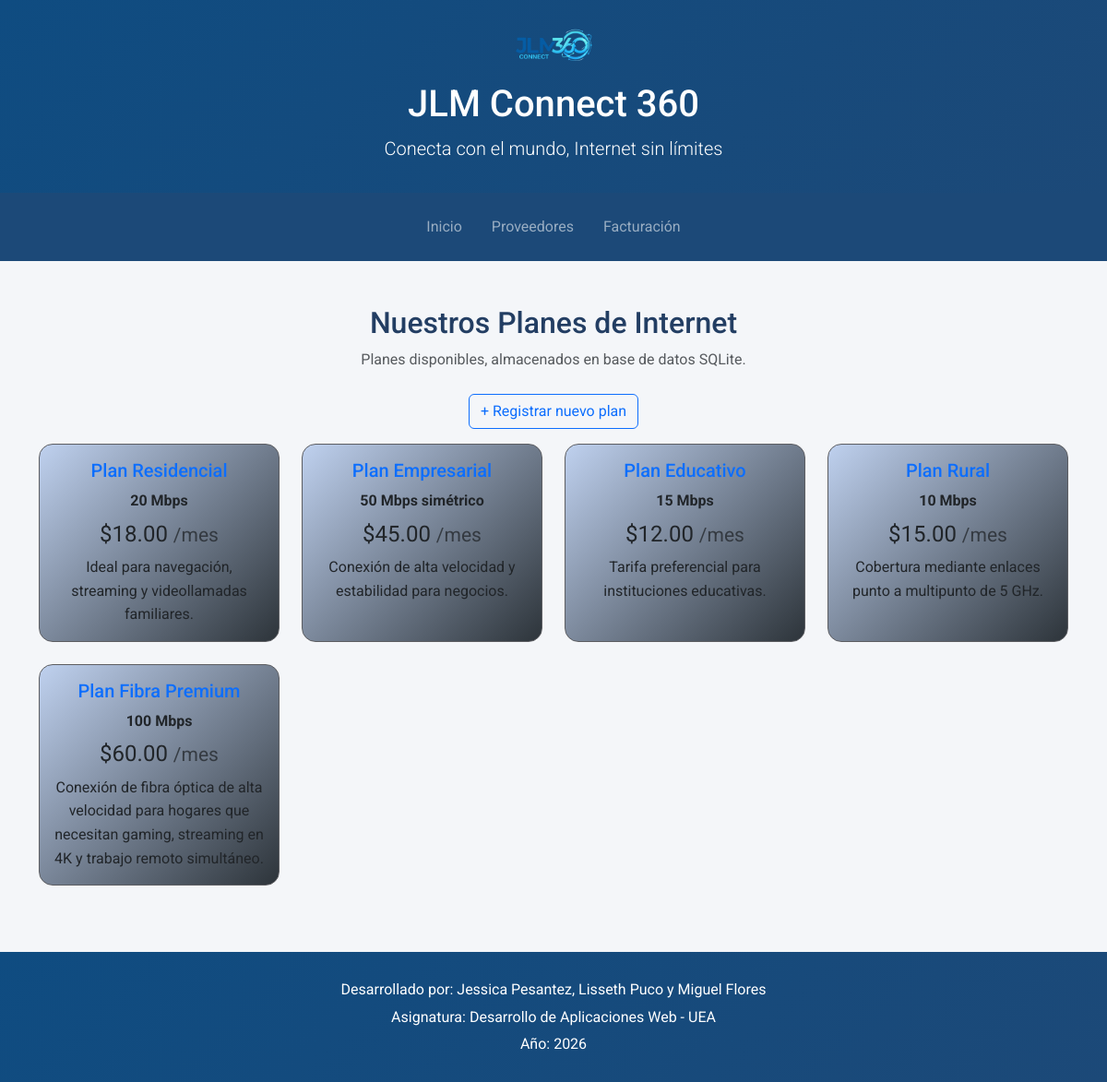
The page /productos on the database its author committed.
### tables this page shows
CREATE TABLE productos (
            id INTEGER PRIMARY KEY AUTOINCREMENT,
            nombre TEXT NOT NULL,
            velocidad TEXT NOT NULL,
            precio TEXT NOT NULL,
            descripcion TEXT NOT NULL
        );

### app.py (the view)
@app.route('/productos')
def productos():
    conn = get_connection()
    cursor = conn.cursor()
    cursor.execute('SELECT * FROM productos')
    planes_db = cursor.fetchall()
    conn.close()
    return render_template('productos.html', planes=planes_db)

### database.py (called while the page is built)
def get_connection():
    conn = sqlite3.connect(DB_PATH)
    conn.row_factory = sqlite3.Row
    return conn

### templates/productos.html (shortened to what this page needs)
{% extends "base.html" %}
{% from "macros.html" import tarjeta_plan %}
{% block content %}
<section class="mb-5">
    <h2 class="text-center mb-2">Nuestros Planes de Internet</h2>
    <p class="text-center text-muted mb-4">Planes disponibles, almacenados en base de datos SQLite.</p>
    <p class="text-center">
        <a href="{{ url_for('nuevo_producto') }}" class="btn btn-outline-primary">+ Registrar nuevo plan</a>
    </p>
    <div class="row">
        {% for plan in planes %}
            {{ tarjeta_plan(plan) }}
        {% endfor %}
    </div>
</section>
{% endblock %}

### templates/base.html (shortened to what this page needs)
<!DOCTYPE html>
<html lang="es">
<head>
    <link href="https://cdn.jsdelivr.net/npm/bootstrap@5.3.2/dist/css/bootstrap.min.css" rel="stylesheet">
    <link rel="stylesheet" href="{{ url_for('static', filename='css/styles.css') }}">
</head>
<body>
    <header class="text-center p-3">
        <img src="{{ url_for('static', filename='img/LOGO.png') }}" alt="Logo JLM Connect 360" width="120" class="img-fluid mb-2">
        <h1>JLM Connect 360</h1>
        <p class="lead">Conecta con el mundo, Internet sin límites</p>
    </header>
    <nav class="navbar navbar-expand-lg navbar-dark sticky-top" style="background-color: #1c4978;">
        <div class="container">
            <div class="collapse navbar-collapse justify-content-center" id="navbarNav">
                <ul class="navbar-nav">
                    <li class="nav-item"><a class="nav-link m-2" href="{{ url_for('inicio') }}">Inicio</a></li>
                    <li class="nav-item"><a class="nav-link m-2" href="{{ url_for('proveedores_route') }}">Proveedores</a></li>
                    <li class="nav-item"><a class="nav-link m-2" href="{{ url_for('facturacion') }}">Facturación</a></li>
                </ul>
            </div>
        </div>
    </nav>
    <main class="container my-5">
        {% block content %}{% endblock %}
    </main>
{% include "includes/footer.html" %}
</body>
</html>

### templates/macros.html
{% macro tarjeta_plan(plan) %}
<div class="col-md-6 col-lg-3 mb-4">
    <div class="card h-100 custom-card text-center">
        <div class="card-body">
            <h5 class="card-title text-primary">{{ plan.nombre }}</h5>
            <p class="card-text mb-1"><strong>{{ plan.velocidad }}</strong></p>
            <p class="card-text fs-4 mb-1">{{ plan.precio }} <small class="text-muted">/mes</small></p>
            <p class="card-text">{{ plan.descripcion }}</p>
        </div>
    </div>
</div>
{% endmacro %}

### templates/includes/footer.html
<footer class="p-4 mt-auto text-center" style="background: linear-gradient(135deg, #0f4c81 0%, #1c4978 100%); color: white;">
    <p class="m-1">Desarrollado por: Jessica Pesantez, Lisseth Puco y Miguel Flores</p>
    <p class="m-1">Asignatura: Desarrollo de Aplicaciones Web - UEA</p>
    <p class="m-1">Año: 2026</p>
</footer>

### static/css/styles.css (style rules this page uses)
body { font-family: 'Roboto', Arial, sans-serif; margin: 0; background-color: #f4f6f9; color: #233e63; line-height: 1.6; }
header, footer { background: linear-gradient(135deg, #0f4c81 0%, #1c4978 100%); color: white; }
.custom-card { background: linear-gradient(135deg, #bfd1ef, #2d343a); border-radius: 15px; border: 1px solid #5c5d61; transition: transform 0.3s ease, box-shadow 0.3s ease; }

### rows shown on the page
productos: nombre "Plan Residencial", velocidad "20 Mbps", precio "$18.00", descripcion "Ideal para navegación, streaming y videollamadas familiares."
productos: nombre "Plan Empresarial", velocidad "50 Mbps simétrico", precio "$45.00", descripcion "Conexión de alta velocidad y estabilidad para negocios."
productos: nombre "Plan Educativo", velocidad "15 Mbps", precio "$12.00", descripcion "Tarifa preferencial para instituciones educativas."
productos: nombre "Plan Rural", velocidad "10 Mbps", precio "$15.00", descripcion "Cobertura mediante enlaces punto a multipunto de 5 GHz."
productos: nombre "Plan Fibra Premium", velocidad "100 Mbps", precio "$60.00", descripcion "Conexión de fibra óptica de alta velocidad para hogares que necesitan gaming, streaming en 4K y trabajo remoto simultáneo."
